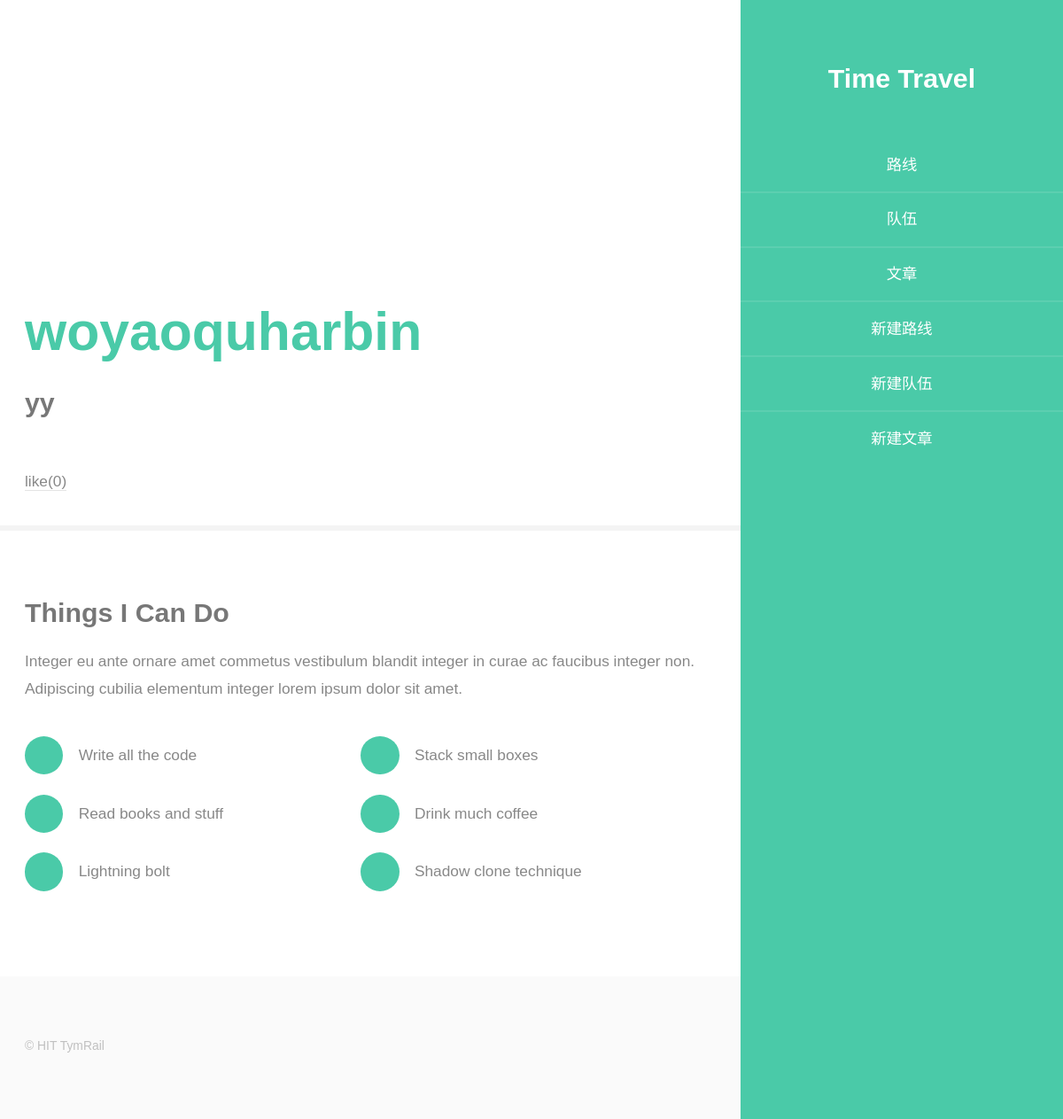
Page /blog_detail/?blog_id=5 on the committed database.
### blog/models.py (models this page shows, shortened)
class Blog(models.Model):
    blog_id = models.AutoField(primary_key=True)
    blog_title = models.CharField(max_length=64, default='')
    blog_text = models.TextField()
    blog_author = models.ForeignKey(
        User,
        related_name='user_blog',
    )
    blog_city = models.ForeignKey(
        City,
        related_name='city_blog',
    )
    blog_popular = models.IntegerField(default=0)
    blog_post_date = models.DateTimeField(auto_now_add=True)
    blog_modified_date = models.DateTimeField(auto_now=True)
    blog_intro = models.CharField(max_length=64, default='')
    class Meta:
        ordering = ['-blog_popular']

### blog/views.py (the view)
# urls.py: url(r'^blog_detail/$', blogviews.blog_detail, name='blog_detail'),
def blog_detail(request):
    user = request.user if request.user.is_authenticated() else None
    if request.method == 'GET' and 'blog_id' in request.GET:
        blog_exact = Blog.objects.get(blog_id=request.GET.get('blog_id'))
        update_permission = (user == blog_exact.blog_author)
        content = {
            'user': user,
            'blog_exact': blog_exact,
            'update_permission': update_permission,
        }
        return render(request, 'blog/blog_detail.html', content)

### blog/templates/blog/blog_detail.html (shortened to what this page needs)
{% extends "base/base_person.html" %}
{% load staticfiles %}
{% block content %}
<div id="main">
						<section id="one">
							<div class="container">
								<header class="major">
									<h2>{{ blog_exact.blog_title }}</h2>
									<p>{{ blog_exact.blog_author }}<br />
									{{ blog_exact.blog_intro }}</p>
								</header>
                                <div>
                                    <a href="/like_blog/?blog_id={{ blog_exact.blog_id }}">like({{ blog_exact.blog_popular }})</a>
                                </div>
                            </div>
						</section>
						<section id="two">
							<div class="container">
								<h3>Things I Can Do</h3>
								<p>Integer eu ante ornare amet commetus vestibulum blandit integer in curae ac faucibus integer non. Adipiscing cubilia elementum integer lorem ipsum dolor sit amet.</p>
								<ul class="feature-icons">
									<li class="fa-code">Write all the code</li>
									<li class="fa-cubes">Stack small boxes</li>
									<li class="fa-book">Read books and stuff</li>
									<li class="fa-coffee">Drink much coffee</li>
									<li class="fa-bolt">Lightning bolt</li>
									<li class="fa-users">Shadow clone technique</li>
								</ul>
							</div>
						</section>
				</div>
{% endblock %}

### authonline/static/personal/css/skel.css (style rules this page uses)
html,body,div,span,applet,object,iframe,h1,h2,h3,h4,h5,h6,p,blockquote,pre,a,abbr,acronym,address,big,cite,code,del,dfn,em,img,ins,kbd,q,s,samp,small,strike,strong,sub,sup,tt,var,b,u,i,center,dl,dt,dd,ol,ul,li,fieldset,form,label,legend,table,caption,tbody,tfoot,thead,tr,th,td,article,aside,canvas,details,embed,figure,figcaption,footer,header,hgroup,menu,nav,output,ruby,section,summary,time,mark,audio,video { margin:0;padding:0;border:0;font-size:100%;font:inherit;vertical-align:baseline; }
article,aside,details,figcaption,figure,footer,header,hgroup,menu,nav,section { display:block; }
body { line-height:1; }
ol,ul { list-style:none; }
body { -webkit-text-size-adjust:none }
*, *:before, *:after { -moz-box-sizing: border-box; -webkit-box-sizing: border-box; box-sizing: border-box; }
.container { margin-left: auto; margin-right: auto; width: 45em; }

### authonline/static/personal/css/style.css (style rules this page uses)
body { background: #fff; }
body, input, select, textarea { color: #888; font-family: "Microsoft Yahei", sans-serif; font-size: 16pt; font-weight: 400; line-height: 1.75em; }
a { -moz-transition: color 0.2s ease-in-out, border-color 0.2s ease-in-out; -webkit-transition: color 0.2s ease-in-out, border-color 0.2s ease-in-out; -o-transition: color 0.2s ease-in-out, border-color 0.2s ease-in-out; -ms-transition: color 0.2s ease-in-out, border-color 0.2s ease-in-out; transition: color 0.2s ease-in-out, border-color 0.2s ease-in-out; border-bottom: solid 1px #e4e4e4; color: inherit; text-decoration: none; }
p { margin: 0 0 2.25em 0; }
h1, h2, h3, h4, h5, h6 { color: #777; font-weight: 700; line-height: 1em; margin: 0 0 0.5625em 0; }
h2 { font-size: 2em; line-height: 1.5em; }
h3 { font-size: 1.75em; line-height: 1.5em; }
header p { color: #aaa; position: relative; margin: 0 0 1.6875em 0; }
header h2 + p { font-size: 1.25em; margin-top: -0.5em; line-height: 1.5em; }
header.major h2 { color: #4acaa8; font-size: 3.5em; }
header.major h2 + p { color: #777; font-size: 1.75em; font-weight: 700; margin-top: -0.75em; }
ul { list-style: disc; margin: 0 0 2.25em 0; padding-left: 1em; }
ul li { padding-left: 0.5em; }
ul.feature-icons { list-style: none; padding-left: 0; }
ul.feature-icons li { text-decoration: none; display: inline-block; margin: 0 0 1.6875em 0; padding: 0.35em 0 0 3.5em; position: relative; width: 48%; }
ul.feature-icons li:before { -moz-osx-font-smoothing: grayscale; -webkit-font-smoothing: antialiased; font-family: FontAwesome; font-style: normal; font-weight: normal; text-transform: none !important; }
ul.feature-icons li:before { background: #4acaa8; border-radius: 100%; color: #ffffff; display: block; height: 2.5em; left: 0; line-height: 2.5em; position: absolute; text-align: center; top: 0; width: 2.5em; }
#main > section { border-top: solid 6px #f4f4f4; }
#main > section > .container { padding: 6em 0 4em 0; }
#main > section:first-child { border-top: 0; }
#one:before { background-image: url("../images/banner.jpg"); background-position: top right; background-repeat: no-repeat; background-size: cover; content: ''; display: block; height: 15em; width: 100%; }

### authonline/static/personal/css/style-xlarge.css (style rules this page uses)
body, input, select, textarea { font-size: 13pt; }
#main > section > .container { padding: 4em 0 2em 0; }

### rows in the picture
Blog: blog_title "woyaoquharbin", blog_author "yy", blog_popular "0"
